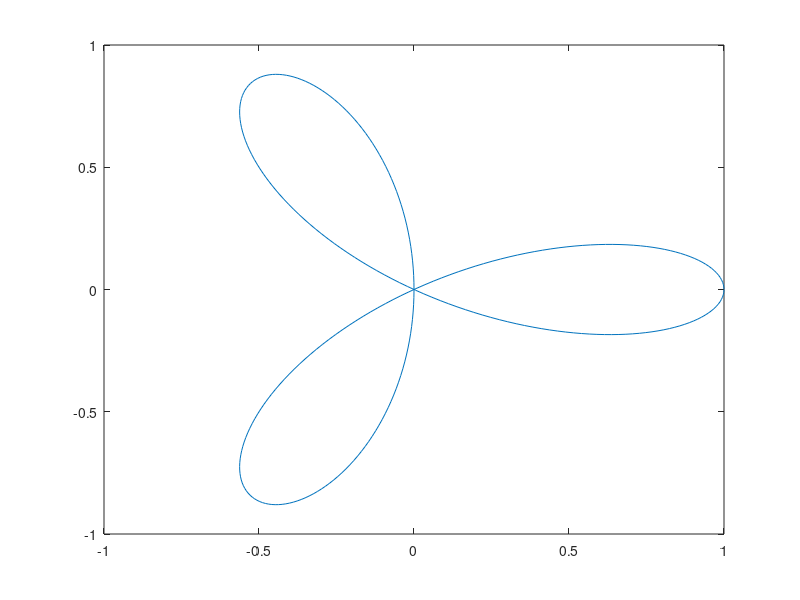

Reproduce this figure in MATLAB. (Note: this script raises an error after producing the figure.)
t = 0 : 0.01 : pi;

x = cos(3*t).*cos(t);
y = sin(t).*cos(3*t);
plot(x, y);
hold on;

plotParametricFunctionR2(x, y, t);

function plotParametricFunctionR2(x, y, t)
    for i = 1:10:length(t)
        plot(x(i), y(i), '*');
        hold on;
    end
end